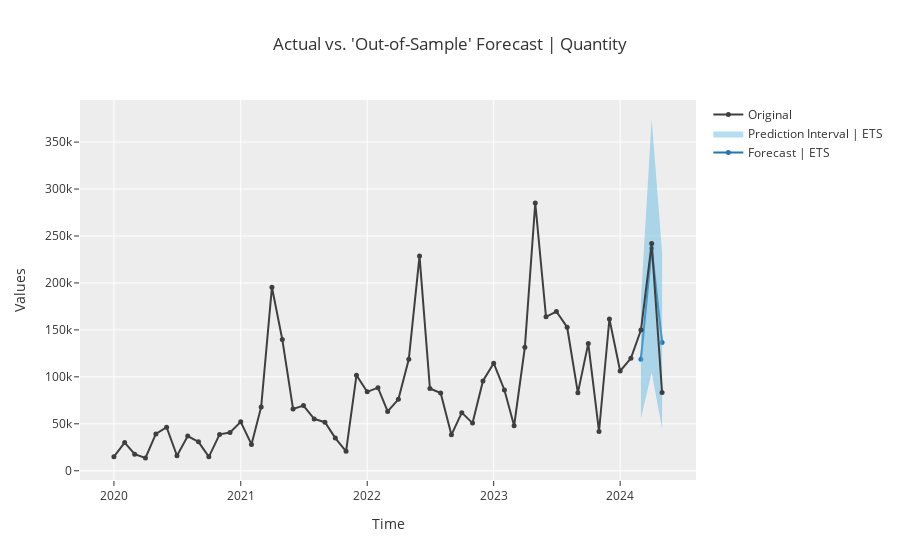

Notebook code cell kept with this figure:
### Markdown cell above
## ETS Model

### Code cell
ets_dt = exp.create_model('ets')

exp.plot_model(estimator = ets_dt, 
               plot = 'forecast', 
               data_kwargs = {'fh' : 3})
